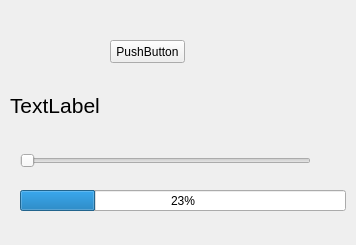
<?xml version="1.0" encoding="UTF-8"?>
<ui version="4.0">
 <class>Widget</class>
 <widget class="QWidget" name="Widget">
  <property name="geometry">
   <rect>
    <x>0</x>
    <y>0</y>
    <width>356</width>
    <height>245</height>
   </rect>
  </property>
  <property name="windowTitle">
   <string>Widget</string>
  </property>
  <widget class="QLabel" name="label">
   <property name="geometry">
    <rect>
     <x>10</x>
     <y>70</y>
     <width>311</width>
     <height>71</height>
    </rect>
   </property>
   <property name="font">
    <font>
     <pointsize>16</pointsize>
    </font>
   </property>
   <property name="text">
    <string>TextLabel</string>
   </property>
  </widget>
  <widget class="QPushButton" name="pushButton">
   <property name="geometry">
    <rect>
     <x>110</x>
     <y>40</y>
     <width>75</width>
     <height>23</height>
    </rect>
   </property>
   <property name="text">
    <string>PushButton</string>
   </property>
  </widget>
  <widget class="QSlider" name="horizontalSlider">
   <property name="geometry">
    <rect>
     <x>20</x>
     <y>150</y>
     <width>291</width>
     <height>22</height>
    </rect>
   </property>
   <property name="minimum">
    <number>1</number>
   </property>
   <property name="maximum">
    <number>100</number>
   </property>
   <property name="orientation">
    <enum>Qt::Horizontal</enum>
   </property>
  </widget>
  <widget class="QProgressBar" name="progressBar">
   <property name="geometry">
    <rect>
     <x>20</x>
     <y>190</y>
     <width>326</width>
     <height>21</height>
    </rect>
   </property>
   <property name="minimum">
    <number>1</number>
   </property>
   <property name="value">
    <number>24</number>
   </property>
  </widget>
 </widget>
 <resources/>
 <connections/>
</ui>
